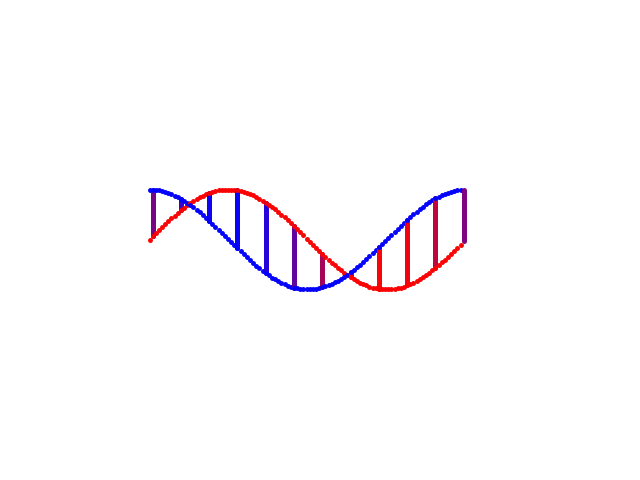
Frame 1 (no input)
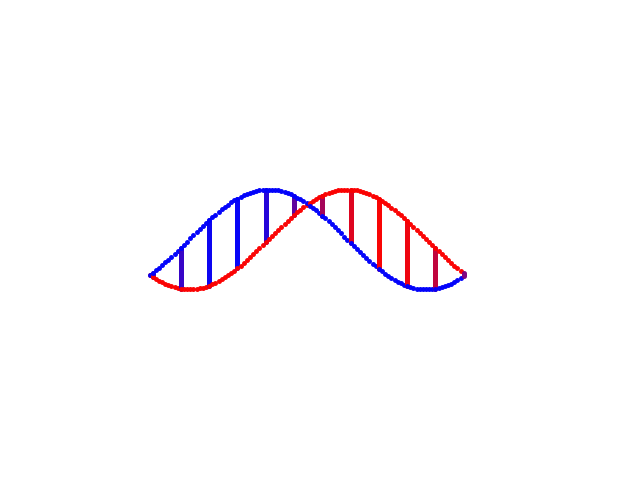
Frame 60 (the mouse pressed at the canvas centre just before this capture)
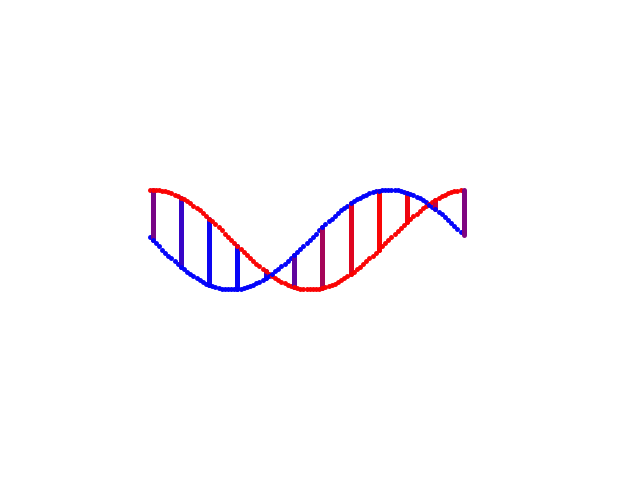
Frame 120 (the mouse held since frame 60 and released just before this capture)

The Processing sketch that drew these frames (run headless with seeded random() and noise(); from frame 60 on, the mouse is pressed at the canvas centre):

// Processing sketch: CTAssigment3
// ── CTAssigment3.pde
float angle = 0;
int frame = 0;

void setup()
{
  size(640, 480);
  strokeWeight(5);

}

void draw()
{
  background(255);
  for(float i = 0; i < 100; i++) {
    
    //
    stroke(250, 0, 0, 250);
    point(150 + angle * 50, 240 + sin(-angle + frame * 0.0004) * 50);
    stroke(0, 0, 250, 250);
    point(150 + angle * 50, 240 - cos(angle - frame * 0.0004) * 50);
    angle += TWO_PI/100;
    frame++;
    
    //DNA Lines
    if(i%9 == 0) {
      stroke(-sin(angle) * 250/2 + 250/2, 0, sin(angle) * 250/2 + 250/2, 250);
      line (150 + angle * 50, 240 + sin(-angle + frame * 0.0004) * 50, 150 + angle * 50, 240 - cos(angle - frame * 0.0004) * 50);
    }
    
    if(i == 99)
      angle = 0;
  }
  


}
